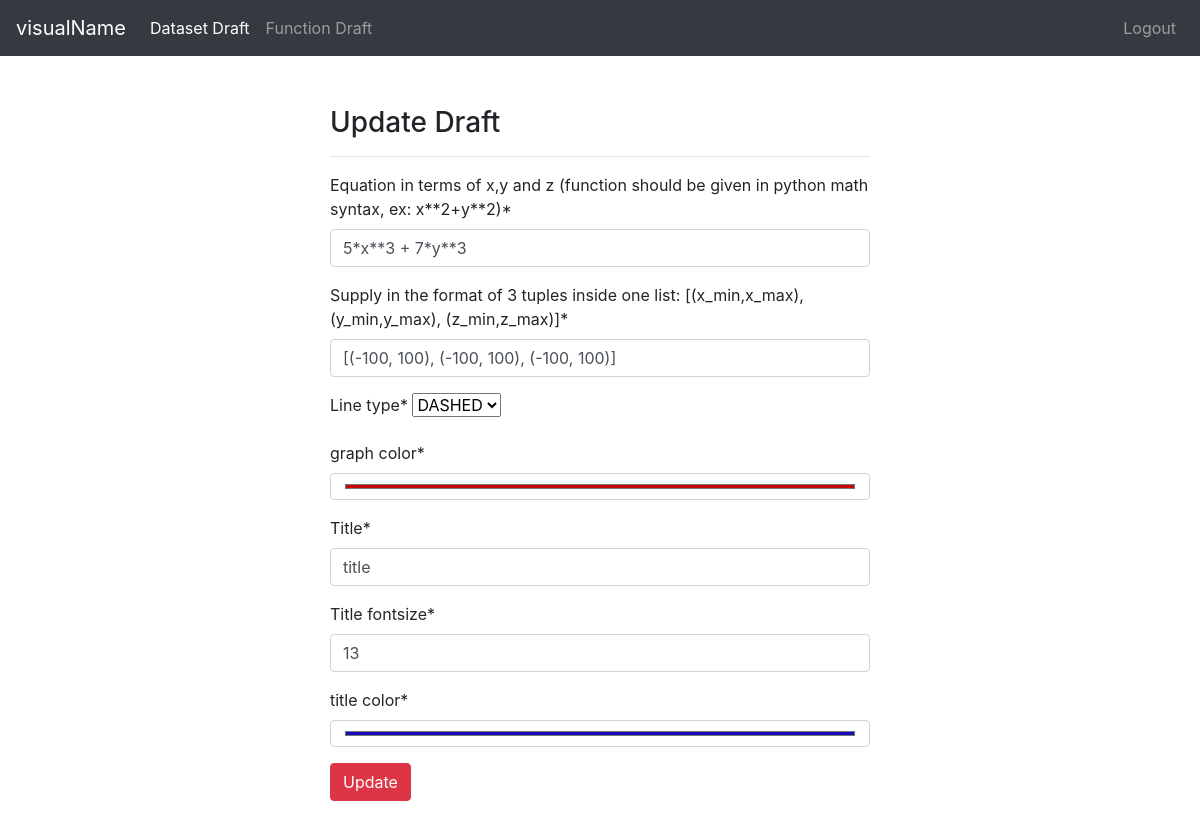
Screenshot of /drafts/updateFunc/6 (signed in) with the database file from the repository.
### drafts/models.py (models this page shows, shortened)
class DraftFunc(models.Model):
    creator = models.ForeignKey("auth.User", on_delete=models.CASCADE)
    created_date = models.DateTimeField(auto_now_add=True)
    title = models.CharField(max_length=50, default="title")
    title_fontsize = models.IntegerField(default=13)
    title_color = ColorField(default='#000000')
    equation = models.CharField(max_length=50, verbose_name='Equation in terms of x,y and z (function should be given in python math syntax, ex: x**2+y**2)')
    range_of_func = models.CharField(default="[(-10, 10), (-10, 10), (-10, 10)]",max_length=50, verbose_name="supply in the format of 3 tuples inside one list: [(x_min,x_max), (y_min,y_max), (z_min,z_max)]")
    color = ColorField(default='#000000')
    line_type_choices = [
        ('dashed','DASHED'),
        ('dotted', 'DOTTED'),
    ]
    line_type = models.CharField(choices=line_type_choices, max_length=50)

### drafts/views.py (the view)
# urls.py: path('updateFunc/<int:id>', views.updateFunc, name='updateFuncDraft'),
@login_required(login_url="user:login")
def updateFunc(request, id):
    draft = get_object_or_404(DraftFunc, id=id)
    form = FuncForm(request.POST or None, instance=draft)
    if form.is_valid():
        draft = form.save(commit=False)
        draft.creator = request.user
        draft.save()
        messages.success(request, "Draft successfully updated.")
        return redirect("drafts:funcDraft")
    context = {
        "form":form
    }
    return render(request, "func/updateFuncDraft.html", context)

### drafts/forms.py
class FuncForm(forms.ModelForm):
    color = forms.CharField(label="graph color", max_length=7, widget=forms.TextInput(attrs={'type':'color'}))
    title_color = forms.CharField(label="title color", max_length=7, widget=forms.TextInput(attrs={'type':'color'}))
    class Meta:
        model = DraftFunc
        fields = ["equation", "range_of_func", "line_type", "color", "title", "title_fontsize", "title_color"]

### templates/func/updateFuncDraft.html (shortened to what this page needs)
{% extends 'layout.html' %}
{% block body %}
{% load crispy_forms_tags %}
<div class="row">
    <div class="col-md-6 offset-md-3">
        <h3>Update Draft</h3>
        <hr>
        <form enctype="multipart/form-data" method="post">
            {{ form|crispy }}
            <button type="submit" class="btn btn-danger">Update</button>
        </form>
    </div>
</div>
{% endblock body %}

### rows the page displays
DraftFunc: equation "5*x**3 + 7*y**3", range_of_func "[(-100, 100), (-100, 100), (-100, 100)]", line_type "DASHED", color "#c40808", title "title", title_fontsize "13", title_color "#160abd"
